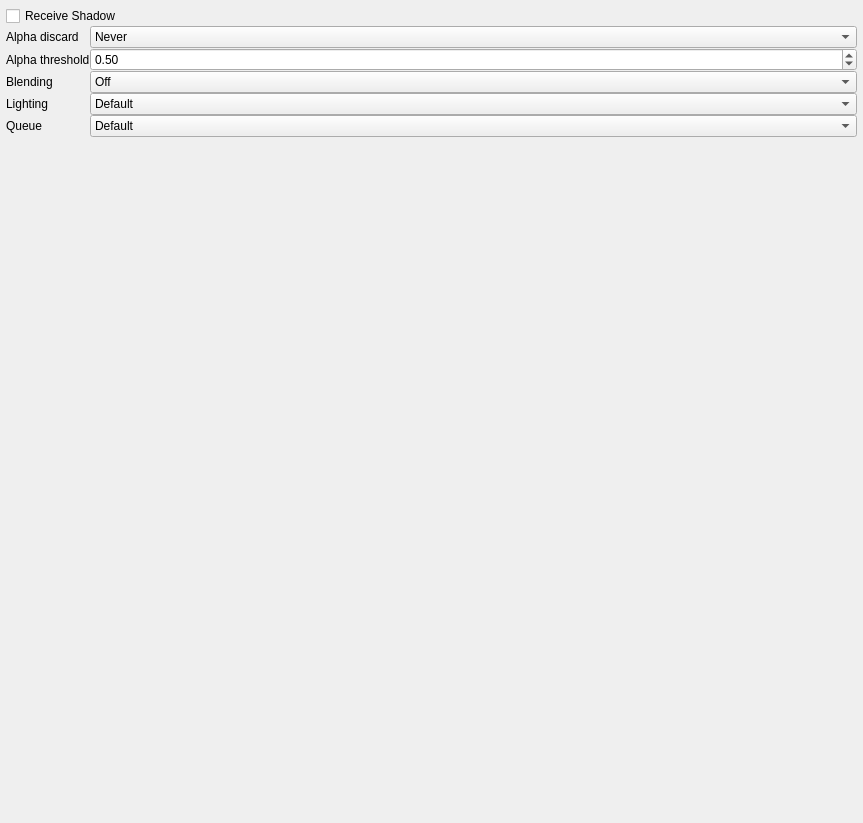
<?xml version="1.0" encoding="UTF-8"?>
<ui version="4.0">
 <class>ShaderGraphShaderGraphPropertiesWidget</class>
 <widget class="QWidget" name="ShaderGraphShaderGraphPropertiesWidget">
  <property name="geometry">
   <rect>
    <x>0</x>
    <y>0</y>
    <width>863</width>
    <height>823</height>
   </rect>
  </property>
  <property name="windowTitle">
   <string>Form</string>
  </property>
  <layout class="QVBoxLayout" name="verticalLayout">
   <property name="spacing">
    <number>0</number>
   </property>
   <property name="leftMargin">
    <number>0</number>
   </property>
   <property name="topMargin">
    <number>0</number>
   </property>
   <property name="rightMargin">
    <number>0</number>
   </property>
   <property name="bottomMargin">
    <number>0</number>
   </property>
   <item>
    <layout class="QGridLayout" name="gridLayout">
     <property name="leftMargin">
      <number>6</number>
     </property>
     <property name="topMargin">
      <number>6</number>
     </property>
     <property name="rightMargin">
      <number>6</number>
     </property>
     <property name="bottomMargin">
      <number>6</number>
     </property>
     <item row="5" column="1">
      <widget class="QComboBox" name="queue">
       <item>
        <property name="text">
         <string>Default</string>
        </property>
       </item>
       <item>
        <property name="text">
         <string>Transparency</string>
        </property>
       </item>
      </widget>
     </item>
     <item row="4" column="0">
      <widget class="QLabel" name="label_4">
       <property name="sizePolicy">
        <sizepolicy hsizetype="Maximum" vsizetype="Preferred">
         <horstretch>0</horstretch>
         <verstretch>0</verstretch>
        </sizepolicy>
       </property>
       <property name="text">
        <string>Lighting</string>
       </property>
      </widget>
     </item>
     <item row="1" column="1">
      <widget class="QComboBox" name="alphaDiscard">
       <property name="currentIndex">
        <number>7</number>
       </property>
       <item>
        <property name="text">
         <string>&lt; Less</string>
        </property>
       </item>
       <item>
        <property name="text">
         <string>&lt;= Less or equal</string>
        </property>
       </item>
       <item>
        <property name="text">
         <string>&gt; Greater</string>
        </property>
       </item>
       <item>
        <property name="text">
         <string>&gt;= Greater or equal</string>
        </property>
       </item>
       <item>
        <property name="text">
         <string>= Equal</string>
        </property>
       </item>
       <item>
        <property name="text">
         <string>!= Not equal</string>
        </property>
       </item>
       <item>
        <property name="text">
         <string>Always</string>
        </property>
       </item>
       <item>
        <property name="text">
         <string>Never</string>
        </property>
       </item>
      </widget>
     </item>
     <item row="3" column="0">
      <widget class="QLabel" name="label_3">
       <property name="sizePolicy">
        <sizepolicy hsizetype="Maximum" vsizetype="Preferred">
         <horstretch>0</horstretch>
         <verstretch>0</verstretch>
        </sizepolicy>
       </property>
       <property name="text">
        <string>Blending</string>
       </property>
      </widget>
     </item>
     <item row="1" column="0">
      <widget class="QLabel" name="label">
       <property name="sizePolicy">
        <sizepolicy hsizetype="Maximum" vsizetype="Preferred">
         <horstretch>0</horstretch>
         <verstretch>0</verstretch>
        </sizepolicy>
       </property>
       <property name="text">
        <string>Alpha discard</string>
       </property>
      </widget>
     </item>
     <item row="4" column="1">
      <widget class="QComboBox" name="lighting">
       <item>
        <property name="text">
         <string>Default</string>
        </property>
       </item>
       <item>
        <property name="text">
         <string>Attenuated</string>
        </property>
       </item>
       <item>
        <property name="text">
         <string>Unlit</string>
        </property>
       </item>
      </widget>
     </item>
     <item row="2" column="1">
      <widget class="QDoubleSpinBox" name="alphaThreshold">
       <property name="maximum">
        <double>1.000000000000000</double>
       </property>
       <property name="singleStep">
        <double>0.100000000000000</double>
       </property>
       <property name="value">
        <double>0.500000000000000</double>
       </property>
      </widget>
     </item>
     <item row="2" column="0">
      <widget class="QLabel" name="label_2">
       <property name="sizePolicy">
        <sizepolicy hsizetype="Maximum" vsizetype="Preferred">
         <horstretch>0</horstretch>
         <verstretch>0</verstretch>
        </sizepolicy>
       </property>
       <property name="text">
        <string>Alpha threshold</string>
       </property>
      </widget>
     </item>
     <item row="3" column="1">
      <widget class="QComboBox" name="blending">
       <item>
        <property name="text">
         <string>Off</string>
        </property>
       </item>
       <item>
        <property name="text">
         <string>Alpha</string>
        </property>
       </item>
       <item>
        <property name="text">
         <string>Add</string>
        </property>
       </item>
      </widget>
     </item>
     <item row="5" column="0">
      <widget class="QLabel" name="label_5">
       <property name="sizePolicy">
        <sizepolicy hsizetype="Maximum" vsizetype="Preferred">
         <horstretch>0</horstretch>
         <verstretch>0</verstretch>
        </sizepolicy>
       </property>
       <property name="text">
        <string>Queue</string>
       </property>
      </widget>
     </item>
     <item row="0" column="0" colspan="2">
      <widget class="QCheckBox" name="receiveShadow">
       <property name="text">
        <string>Receive Shadow</string>
       </property>
      </widget>
     </item>
    </layout>
   </item>
   <item>
    <widget class="ShaderGraphNodePropertiesWidget" name="nodeProperties" native="true">
     <property name="sizePolicy">
      <sizepolicy hsizetype="Preferred" vsizetype="MinimumExpanding">
       <horstretch>0</horstretch>
       <verstretch>0</verstretch>
      </sizepolicy>
     </property>
    </widget>
   </item>
  </layout>
 </widget>
 <customwidgets>
  <customwidget>
   <class>ShaderGraphNodePropertiesWidget</class>
   <extends>QWidget</extends>
   <header location="global">editors/shadergraph/ShaderGraphNodePropertiesWidget.hh</header>
   <container>1</container>
  </customwidget>
 </customwidgets>
 <resources/>
 <connections/>
</ui>
